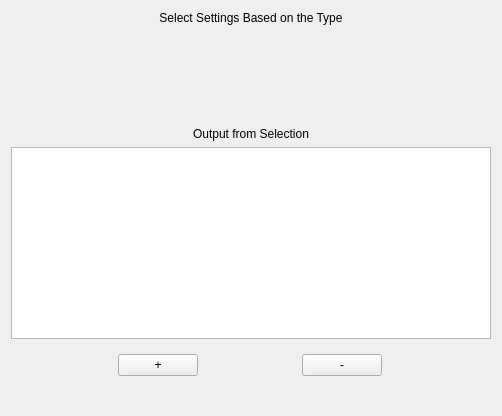
<?xml version="1.0" encoding="UTF-8"?>
<ui version="4.0">
 <class>CreateDataSourceSettingsPage</class>
 <widget class="QWidget" name="CreateDataSourceSettingsPage">
  <property name="geometry">
   <rect>
    <x>0</x>
    <y>0</y>
    <width>502</width>
    <height>416</height>
   </rect>
  </property>
  <property name="windowTitle">
   <string>CreateDataSourceSettingsPage</string>
  </property>
  <layout class="QVBoxLayout" name="verticalLayout">
   <item>
    <widget class="QLabel" name="label">
     <property name="text">
      <string>Select Settings Based on the Type</string>
     </property>
     <property name="alignment">
      <set>Qt::AlignCenter</set>
     </property>
    </widget>
   </item>
   <item>
    <widget class="QStackedWidget" name="stackedWidget"/>
   </item>
   <item>
    <widget class="QLabel" name="label_2">
     <property name="text">
      <string>Output from Selection</string>
     </property>
     <property name="alignment">
      <set>Qt::AlignCenter</set>
     </property>
    </widget>
   </item>
   <item>
    <widget class="QListView" name="outputView">
     <property name="font">
      <font>
       <pointsize>30</pointsize>
      </font>
     </property>
    </widget>
   </item>
   <item>
    <widget class="QWidget" name="widget_8" native="true">
     <layout class="QHBoxLayout" name="horizontalLayout_5">
      <item>
       <widget class="QPushButton" name="addOutputButton">
        <property name="sizePolicy">
         <sizepolicy hsizetype="Maximum" vsizetype="Fixed">
          <horstretch>0</horstretch>
          <verstretch>0</verstretch>
         </sizepolicy>
        </property>
        <property name="text">
         <string>+</string>
        </property>
       </widget>
      </item>
      <item>
       <widget class="QPushButton" name="removeOutputButton">
        <property name="sizePolicy">
         <sizepolicy hsizetype="Maximum" vsizetype="Fixed">
          <horstretch>0</horstretch>
          <verstretch>0</verstretch>
         </sizepolicy>
        </property>
        <property name="text">
         <string>-</string>
        </property>
       </widget>
      </item>
     </layout>
    </widget>
   </item>
   <item>
    <widget class="QLabel" name="outputHelpText">
     <property name="text">
      <string/>
     </property>
     <property name="alignment">
      <set>Qt::AlignCenter</set>
     </property>
     <property name="wordWrap">
      <bool>true</bool>
     </property>
    </widget>
   </item>
  </layout>
 </widget>
 <resources/>
 <connections/>
</ui>
